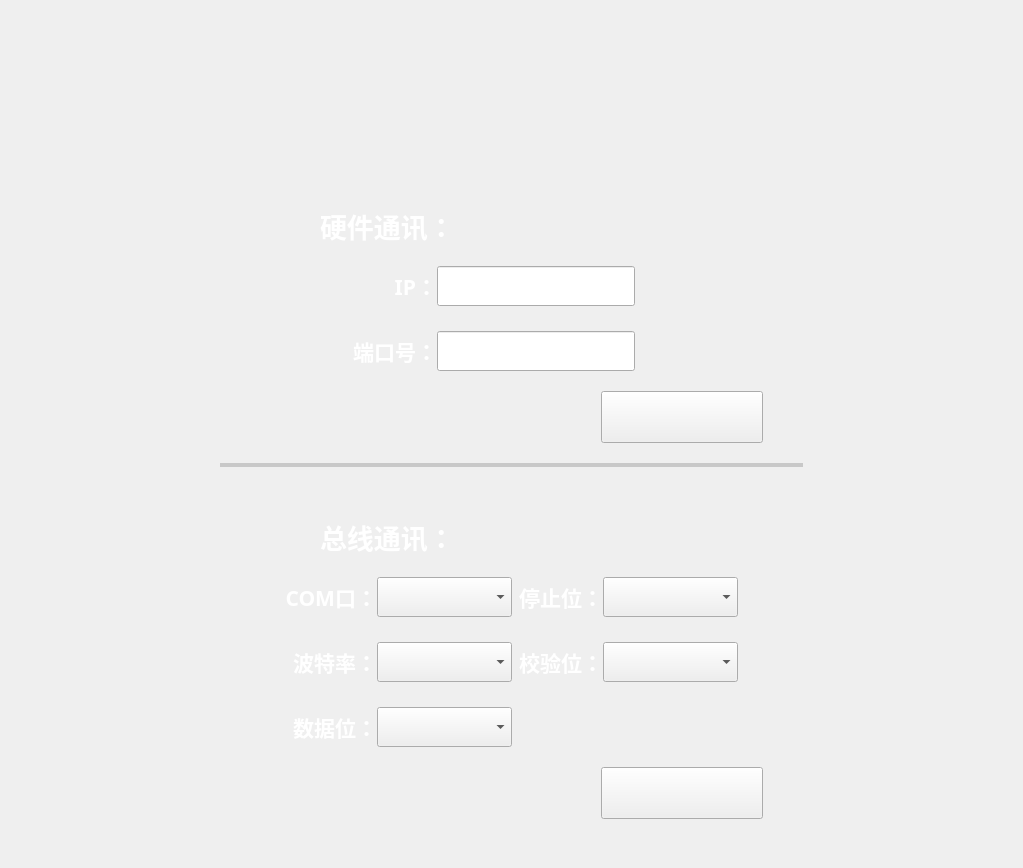
<?xml version="1.0" encoding="UTF-8"?>
<ui version="4.0">
 <class>FormCommunicationSystem</class>
 <widget class="QWidget" name="FormCommunicationSystem">
  <property name="geometry">
   <rect>
    <x>0</x>
    <y>0</y>
    <width>1023</width>
    <height>868</height>
   </rect>
  </property>
  <property name="windowTitle">
   <string>Form</string>
  </property>
  <layout class="QGridLayout" name="gridLayout_4" rowstretch="1,1,9,1" columnstretch="1,3,1">
   <item row="2" column="2">
    <spacer name="horizontalSpacer_11">
     <property name="orientation">
      <enum>Qt::Horizontal</enum>
     </property>
     <property name="sizeHint" stdset="0">
      <size>
       <width>40</width>
       <height>20</height>
      </size>
     </property>
    </spacer>
   </item>
   <item row="3" column="1">
    <spacer name="verticalSpacer">
     <property name="orientation">
      <enum>Qt::Vertical</enum>
     </property>
     <property name="sizeHint" stdset="0">
      <size>
       <width>20</width>
       <height>40</height>
      </size>
     </property>
    </spacer>
   </item>
   <item row="2" column="0">
    <spacer name="horizontalSpacer_10">
     <property name="orientation">
      <enum>Qt::Horizontal</enum>
     </property>
     <property name="sizeHint" stdset="0">
      <size>
       <width>40</width>
       <height>20</height>
      </size>
     </property>
    </spacer>
   </item>
   <item row="2" column="1">
    <widget class="QWidget" name="widget" native="true">
     <property name="styleSheet">
      <string notr="true"/>
     </property>
     <layout class="QGridLayout" name="gridLayout_3" rowstretch="1,1,2,1,2,1,3,1">
      <property name="leftMargin">
       <number>9</number>
      </property>
      <property name="topMargin">
       <number>35</number>
      </property>
      <property name="verticalSpacing">
       <number>20</number>
      </property>
      <item row="0" column="0">
       <layout class="QHBoxLayout" name="horizontalLayout_2">
        <item>
         <spacer name="horizontalSpacer_3">
          <property name="orientation">
           <enum>Qt::Horizontal</enum>
          </property>
          <property name="sizeHint" stdset="0">
           <size>
            <width>40</width>
            <height>20</height>
           </size>
          </property>
         </spacer>
        </item>
        <item>
         <widget class="QLabel" name="label_netport_title">
          <property name="minimumSize">
           <size>
            <width>235</width>
            <height>55</height>
           </size>
          </property>
          <property name="maximumSize">
           <size>
            <width>235</width>
            <height>55</height>
           </size>
          </property>
          <property name="text">
           <string/>
          </property>
         </widget>
        </item>
        <item>
         <spacer name="horizontalSpacer_4">
          <property name="orientation">
           <enum>Qt::Horizontal</enum>
          </property>
          <property name="sizeHint" stdset="0">
           <size>
            <width>40</width>
            <height>20</height>
           </size>
          </property>
         </spacer>
        </item>
       </layout>
      </item>
      <item row="1" column="0">
       <layout class="QHBoxLayout" name="horizontalLayout_4" stretch="1,5,1">
        <property name="leftMargin">
         <number>20</number>
        </property>
        <item>
         <spacer name="horizontalSpacer_13">
          <property name="orientation">
           <enum>Qt::Horizontal</enum>
          </property>
          <property name="sizeHint" stdset="0">
           <size>
            <width>40</width>
            <height>20</height>
           </size>
          </property>
         </spacer>
        </item>
        <item>
         <widget class="QLabel" name="label_3">
          <property name="font">
           <font>
            <family>宋体</family>
            <pointsize>20</pointsize>
            <weight>75</weight>
            <bold>true</bold>
           </font>
          </property>
          <property name="styleSheet">
           <string notr="true">color: rgb(255, 255, 255);</string>
          </property>
          <property name="text">
           <string>硬件通讯：</string>
          </property>
         </widget>
        </item>
        <item>
         <spacer name="horizontalSpacer_6">
          <property name="orientation">
           <enum>Qt::Horizontal</enum>
          </property>
          <property name="sizeHint" stdset="0">
           <size>
            <width>40</width>
            <height>20</height>
           </size>
          </property>
         </spacer>
        </item>
       </layout>
      </item>
      <item row="2" column="0">
       <layout class="QGridLayout" name="gridLayout" columnstretch="1,3,4,3">
        <property name="leftMargin">
         <number>20</number>
        </property>
        <property name="rightMargin">
         <number>20</number>
        </property>
        <property name="verticalSpacing">
         <number>25</number>
        </property>
        <item row="1" column="1">
         <widget class="QLabel" name="label_5">
          <property name="minimumSize">
           <size>
            <width>0</width>
            <height>40</height>
           </size>
          </property>
          <property name="font">
           <font>
            <family>宋体</family>
            <pointsize>16</pointsize>
            <weight>75</weight>
            <bold>true</bold>
           </font>
          </property>
          <property name="styleSheet">
           <string notr="true">color: rgb(255, 255, 255);</string>
          </property>
          <property name="text">
           <string>端口号：</string>
          </property>
          <property name="alignment">
           <set>Qt::AlignRight|Qt::AlignTrailing|Qt::AlignVCenter</set>
          </property>
         </widget>
        </item>
        <item row="0" column="1">
         <widget class="QLabel" name="label_4">
          <property name="minimumSize">
           <size>
            <width>0</width>
            <height>40</height>
           </size>
          </property>
          <property name="font">
           <font>
            <family>宋体</family>
            <pointsize>16</pointsize>
            <weight>75</weight>
            <bold>true</bold>
           </font>
          </property>
          <property name="styleSheet">
           <string notr="true">color: rgb(255, 255, 255);</string>
          </property>
          <property name="text">
           <string>IP：</string>
          </property>
          <property name="alignment">
           <set>Qt::AlignRight|Qt::AlignTrailing|Qt::AlignVCenter</set>
          </property>
         </widget>
        </item>
        <item row="0" column="2">
         <widget class="QLineEdit" name="lineEdit_ip">
          <property name="minimumSize">
           <size>
            <width>0</width>
            <height>40</height>
           </size>
          </property>
          <property name="font">
           <font>
            <family>宋体</family>
            <pointsize>14</pointsize>
            <weight>75</weight>
            <bold>true</bold>
           </font>
          </property>
          <property name="maxLength">
           <number>15</number>
          </property>
         </widget>
        </item>
        <item row="1" column="2">
         <widget class="QLineEdit" name="lineEdit_prot">
          <property name="minimumSize">
           <size>
            <width>0</width>
            <height>40</height>
           </size>
          </property>
          <property name="font">
           <font>
            <family>宋体</family>
            <pointsize>14</pointsize>
            <weight>75</weight>
            <bold>true</bold>
           </font>
          </property>
          <property name="maxLength">
           <number>5</number>
          </property>
         </widget>
        </item>
        <item row="0" column="0">
         <spacer name="horizontalSpacer_7">
          <property name="orientation">
           <enum>Qt::Horizontal</enum>
          </property>
          <property name="sizeHint" stdset="0">
           <size>
            <width>40</width>
            <height>20</height>
           </size>
          </property>
         </spacer>
        </item>
        <item row="0" column="3">
         <spacer name="horizontalSpacer_14">
          <property name="orientation">
           <enum>Qt::Horizontal</enum>
          </property>
          <property name="sizeHint" stdset="0">
           <size>
            <width>40</width>
            <height>20</height>
           </size>
          </property>
         </spacer>
        </item>
       </layout>
      </item>
      <item row="3" column="0">
       <layout class="QHBoxLayout" name="horizontalLayout_3" stretch="4,1">
        <property name="spacing">
         <number>25</number>
        </property>
        <property name="rightMargin">
         <number>40</number>
        </property>
        <item>
         <spacer name="horizontalSpacer_5">
          <property name="orientation">
           <enum>Qt::Horizontal</enum>
          </property>
          <property name="sizeHint" stdset="0">
           <size>
            <width>40</width>
            <height>20</height>
           </size>
          </property>
         </spacer>
        </item>
        <item>
         <widget class="QPushButton" name="pushButton_dev_ok">
          <property name="minimumSize">
           <size>
            <width>162</width>
            <height>52</height>
           </size>
          </property>
          <property name="maximumSize">
           <size>
            <width>162</width>
            <height>52</height>
           </size>
          </property>
          <property name="text">
           <string/>
          </property>
         </widget>
        </item>
       </layout>
      </item>
      <item row="4" column="0">
       <widget class="QLabel" name="label_6">
        <property name="minimumSize">
         <size>
          <width>0</width>
          <height>4</height>
         </size>
        </property>
        <property name="maximumSize">
         <size>
          <width>16777215</width>
          <height>4</height>
         </size>
        </property>
        <property name="styleSheet">
         <string notr="true">background-color: rgb(200, 200, 200);</string>
        </property>
        <property name="text">
         <string/>
        </property>
       </widget>
      </item>
      <item row="5" column="0">
       <layout class="QHBoxLayout" name="horizontalLayout_5" stretch="1,5,1">
        <property name="leftMargin">
         <number>20</number>
        </property>
        <property name="topMargin">
         <number>30</number>
        </property>
        <item>
         <spacer name="horizontalSpacer_12">
          <property name="orientation">
           <enum>Qt::Horizontal</enum>
          </property>
          <property name="sizeHint" stdset="0">
           <size>
            <width>40</width>
            <height>20</height>
           </size>
          </property>
         </spacer>
        </item>
        <item>
         <widget class="QLabel" name="label_7">
          <property name="font">
           <font>
            <family>宋体</family>
            <pointsize>20</pointsize>
            <weight>75</weight>
            <bold>true</bold>
           </font>
          </property>
          <property name="styleSheet">
           <string notr="true">color: rgb(255, 255, 255);</string>
          </property>
          <property name="text">
           <string>总线通讯：</string>
          </property>
         </widget>
        </item>
        <item>
         <spacer name="horizontalSpacer_8">
          <property name="orientation">
           <enum>Qt::Horizontal</enum>
          </property>
          <property name="sizeHint" stdset="0">
           <size>
            <width>40</width>
            <height>20</height>
           </size>
          </property>
         </spacer>
        </item>
       </layout>
      </item>
      <item row="6" column="0">
       <layout class="QGridLayout" name="gridLayout_2" columnstretch="1,2,3,2,3,1">
        <property name="leftMargin">
         <number>20</number>
        </property>
        <property name="rightMargin">
         <number>20</number>
        </property>
        <property name="verticalSpacing">
         <number>25</number>
        </property>
        <item row="0" column="0">
         <spacer name="horizontalSpacer_15">
          <property name="orientation">
           <enum>Qt::Horizontal</enum>
          </property>
          <property name="sizeHint" stdset="0">
           <size>
            <width>40</width>
            <height>20</height>
           </size>
          </property>
         </spacer>
        </item>
        <item row="0" column="1">
         <widget class="QLabel" name="label_8">
          <property name="minimumSize">
           <size>
            <width>0</width>
            <height>40</height>
           </size>
          </property>
          <property name="font">
           <font>
            <family>宋体</family>
            <pointsize>16</pointsize>
            <weight>75</weight>
            <bold>true</bold>
           </font>
          </property>
          <property name="styleSheet">
           <string notr="true">color: rgb(255, 255, 255);</string>
          </property>
          <property name="text">
           <string>COM口：</string>
          </property>
          <property name="alignment">
           <set>Qt::AlignRight|Qt::AlignTrailing|Qt::AlignVCenter</set>
          </property>
         </widget>
        </item>
        <item row="0" column="2">
         <widget class="QComboBox" name="comboBox_com">
          <property name="minimumSize">
           <size>
            <width>0</width>
            <height>40</height>
           </size>
          </property>
          <property name="font">
           <font>
            <family>宋体</family>
            <pointsize>14</pointsize>
            <weight>75</weight>
            <bold>true</bold>
           </font>
          </property>
         </widget>
        </item>
        <item row="0" column="3">
         <widget class="QLabel" name="label_11">
          <property name="minimumSize">
           <size>
            <width>0</width>
            <height>40</height>
           </size>
          </property>
          <property name="font">
           <font>
            <family>宋体</family>
            <pointsize>16</pointsize>
            <weight>75</weight>
            <bold>true</bold>
           </font>
          </property>
          <property name="styleSheet">
           <string notr="true">color: rgb(255, 255, 255);</string>
          </property>
          <property name="text">
           <string>停止位：</string>
          </property>
          <property name="alignment">
           <set>Qt::AlignRight|Qt::AlignTrailing|Qt::AlignVCenter</set>
          </property>
         </widget>
        </item>
        <item row="0" column="4">
         <widget class="QComboBox" name="comboBox_stop">
          <property name="minimumSize">
           <size>
            <width>0</width>
            <height>40</height>
           </size>
          </property>
          <property name="font">
           <font>
            <family>宋体</family>
            <pointsize>14</pointsize>
            <weight>75</weight>
            <bold>true</bold>
           </font>
          </property>
         </widget>
        </item>
        <item row="1" column="1">
         <widget class="QLabel" name="label_9">
          <property name="minimumSize">
           <size>
            <width>0</width>
            <height>40</height>
           </size>
          </property>
          <property name="font">
           <font>
            <family>宋体</family>
            <pointsize>16</pointsize>
            <weight>75</weight>
            <bold>true</bold>
           </font>
          </property>
          <property name="styleSheet">
           <string notr="true">color: rgb(255, 255, 255);</string>
          </property>
          <property name="text">
           <string>波特率：</string>
          </property>
          <property name="alignment">
           <set>Qt::AlignRight|Qt::AlignTrailing|Qt::AlignVCenter</set>
          </property>
         </widget>
        </item>
        <item row="1" column="2">
         <widget class="QComboBox" name="comboBox_Baud_rate">
          <property name="minimumSize">
           <size>
            <width>0</width>
            <height>40</height>
           </size>
          </property>
          <property name="font">
           <font>
            <family>宋体</family>
            <pointsize>14</pointsize>
            <weight>75</weight>
            <bold>true</bold>
           </font>
          </property>
         </widget>
        </item>
        <item row="1" column="3">
         <widget class="QLabel" name="label_12">
          <property name="minimumSize">
           <size>
            <width>0</width>
            <height>40</height>
           </size>
          </property>
          <property name="font">
           <font>
            <family>宋体</family>
            <pointsize>16</pointsize>
            <weight>75</weight>
            <bold>true</bold>
           </font>
          </property>
          <property name="styleSheet">
           <string notr="true">color: rgb(255, 255, 255);</string>
          </property>
          <property name="text">
           <string>校验位：</string>
          </property>
          <property name="alignment">
           <set>Qt::AlignRight|Qt::AlignTrailing|Qt::AlignVCenter</set>
          </property>
         </widget>
        </item>
        <item row="1" column="4">
         <widget class="QComboBox" name="comboBox_check">
          <property name="minimumSize">
           <size>
            <width>0</width>
            <height>40</height>
           </size>
          </property>
          <property name="font">
           <font>
            <family>宋体</family>
            <pointsize>14</pointsize>
            <weight>75</weight>
            <bold>true</bold>
           </font>
          </property>
         </widget>
        </item>
        <item row="2" column="1">
         <widget class="QLabel" name="label_10">
          <property name="minimumSize">
           <size>
            <width>0</width>
            <height>40</height>
           </size>
          </property>
          <property name="font">
           <font>
            <family>宋体</family>
            <pointsize>16</pointsize>
            <weight>75</weight>
            <bold>true</bold>
           </font>
          </property>
          <property name="styleSheet">
           <string notr="true">color: rgb(255, 255, 255);</string>
          </property>
          <property name="text">
           <string>数据位：</string>
          </property>
          <property name="alignment">
           <set>Qt::AlignRight|Qt::AlignTrailing|Qt::AlignVCenter</set>
          </property>
         </widget>
        </item>
        <item row="2" column="2">
         <widget class="QComboBox" name="comboBox_data">
          <property name="minimumSize">
           <size>
            <width>0</width>
            <height>40</height>
           </size>
          </property>
          <property name="font">
           <font>
            <family>宋体</family>
            <pointsize>14</pointsize>
            <weight>75</weight>
            <bold>true</bold>
           </font>
          </property>
         </widget>
        </item>
        <item row="0" column="5">
         <spacer name="horizontalSpacer_16">
          <property name="orientation">
           <enum>Qt::Horizontal</enum>
          </property>
          <property name="sizeHint" stdset="0">
           <size>
            <width>40</width>
            <height>20</height>
           </size>
          </property>
         </spacer>
        </item>
       </layout>
      </item>
      <item row="7" column="0">
       <layout class="QHBoxLayout" name="horizontalLayout_6" stretch="4,1">
        <property name="spacing">
         <number>25</number>
        </property>
        <property name="rightMargin">
         <number>40</number>
        </property>
        <property name="bottomMargin">
         <number>25</number>
        </property>
        <item>
         <spacer name="horizontalSpacer_9">
          <property name="orientation">
           <enum>Qt::Horizontal</enum>
          </property>
          <property name="sizeHint" stdset="0">
           <size>
            <width>40</width>
            <height>20</height>
           </size>
          </property>
         </spacer>
        </item>
        <item>
         <widget class="QPushButton" name="pushButton_bus_ok">
          <property name="minimumSize">
           <size>
            <width>162</width>
            <height>52</height>
           </size>
          </property>
          <property name="maximumSize">
           <size>
            <width>162</width>
            <height>52</height>
           </size>
          </property>
          <property name="text">
           <string/>
          </property>
         </widget>
        </item>
       </layout>
      </item>
     </layout>
    </widget>
   </item>
   <item row="0" column="1">
    <layout class="QHBoxLayout" name="horizontalLayout">
     <item>
      <spacer name="horizontalSpacer">
       <property name="orientation">
        <enum>Qt::Horizontal</enum>
       </property>
       <property name="sizeHint" stdset="0">
        <size>
         <width>40</width>
         <height>20</height>
        </size>
       </property>
      </spacer>
     </item>
     <item>
      <widget class="QLabel" name="label_title">
       <property name="minimumSize">
        <size>
         <width>315</width>
         <height>75</height>
        </size>
       </property>
       <property name="maximumSize">
        <size>
         <width>315</width>
         <height>75</height>
        </size>
       </property>
       <property name="text">
        <string/>
       </property>
      </widget>
     </item>
     <item>
      <spacer name="horizontalSpacer_2">
       <property name="orientation">
        <enum>Qt::Horizontal</enum>
       </property>
       <property name="sizeHint" stdset="0">
        <size>
         <width>40</width>
         <height>20</height>
        </size>
       </property>
      </spacer>
     </item>
    </layout>
   </item>
   <item row="1" column="1">
    <spacer name="verticalSpacer_2">
     <property name="orientation">
      <enum>Qt::Vertical</enum>
     </property>
     <property name="sizeHint" stdset="0">
      <size>
       <width>20</width>
       <height>40</height>
      </size>
     </property>
    </spacer>
   </item>
  </layout>
 </widget>
 <resources/>
 <connections/>
</ui>
